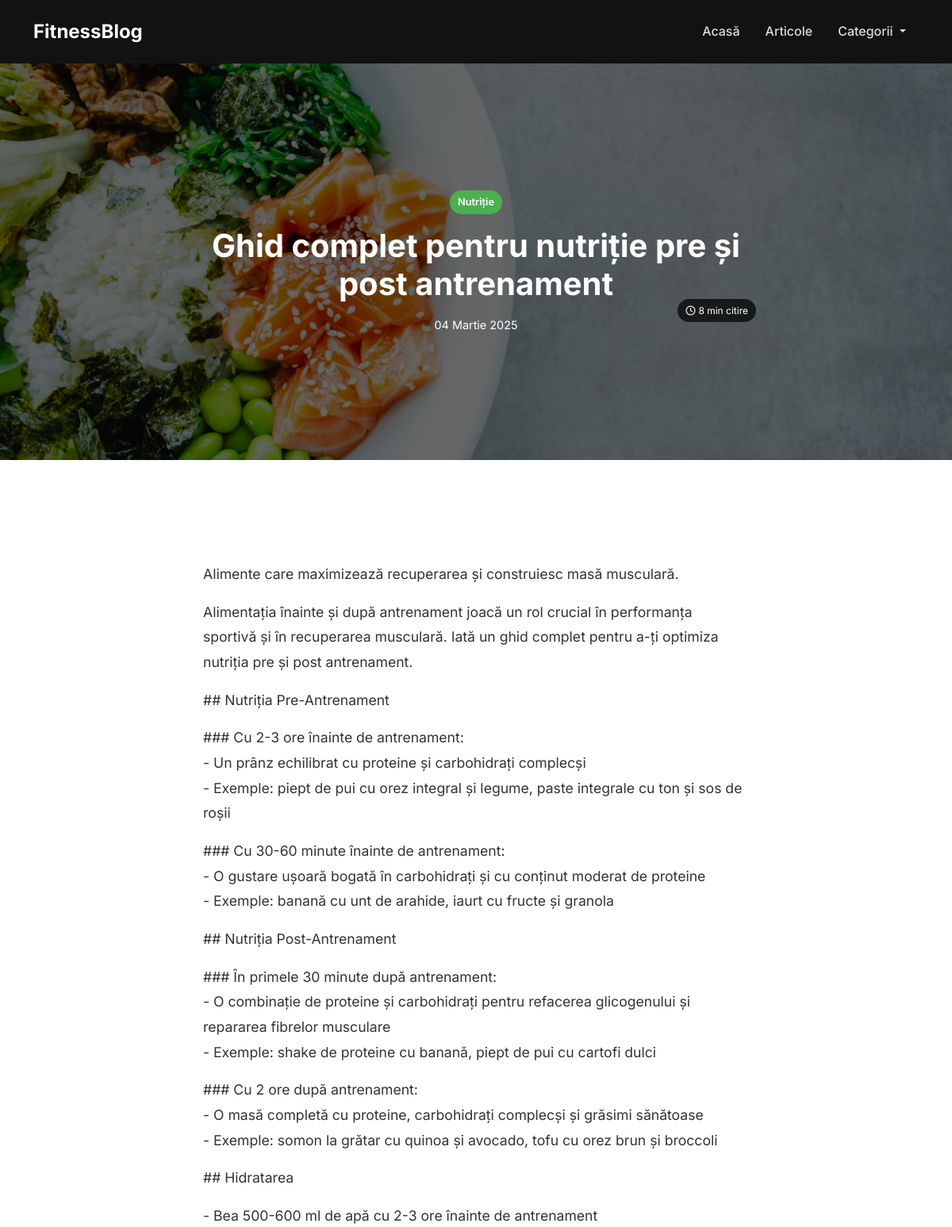
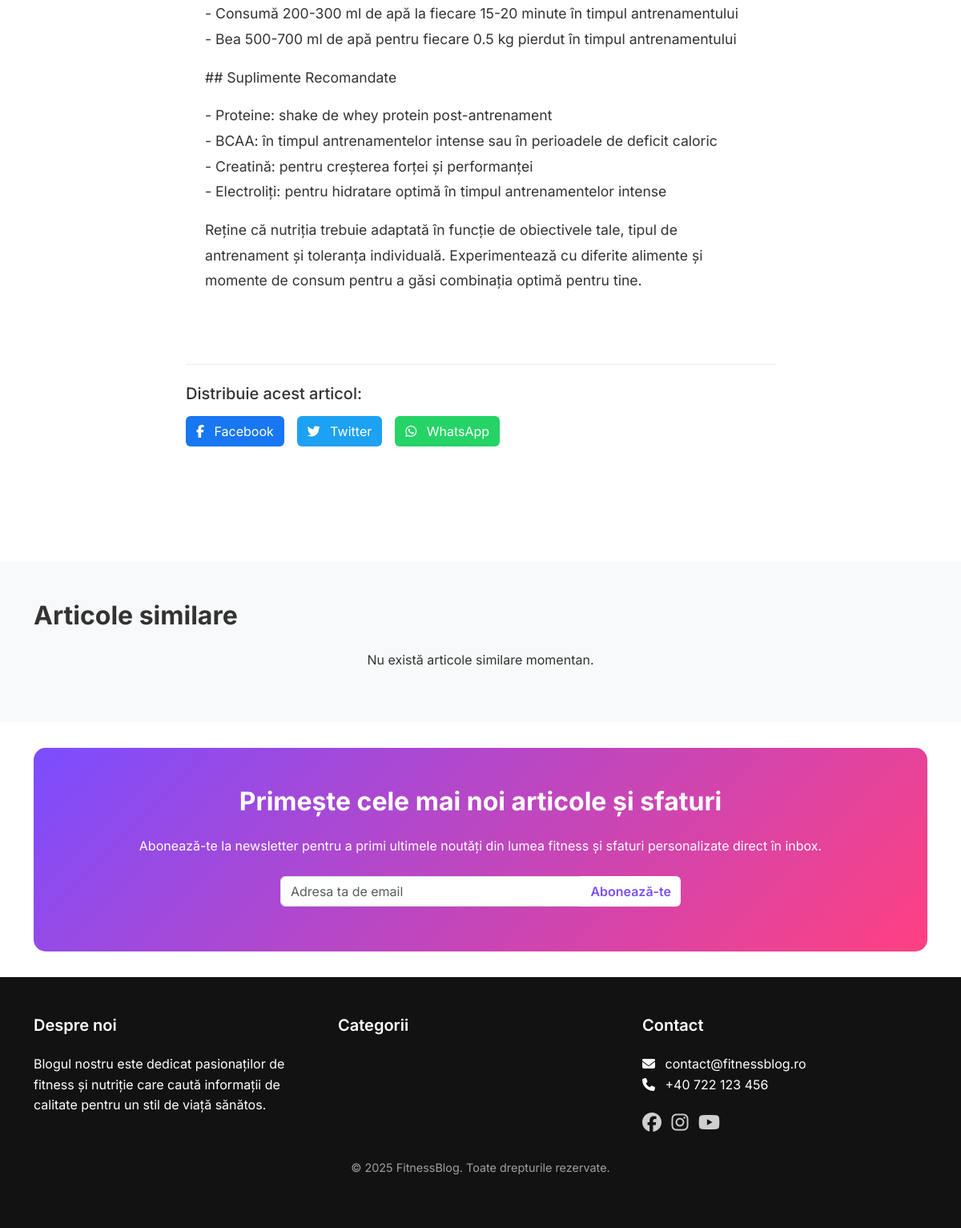
The page /articol/ghid-complet-pentru-nutritie-pre-si-post-antrenament/ on the database its author committed (2 pictures, top to bottom).
### blog/models.py (models this page shows, shortened)
class Article(models.Model):
    title = models.CharField(max_length=200)
    slug = models.SlugField(unique=True)
    content = models.TextField()
    featured_image = models.ImageField(upload_to='articles/')
    read_time = models.IntegerField(help_text="Timp de citire în minute")
    category = models.ForeignKey(Category, on_delete=models.CASCADE, related_name='articles')
    is_featured = models.BooleanField(default=False)
    created_at = models.DateTimeField(auto_now_add=True)
    updated_at = models.DateTimeField(auto_now=True)

class Category(models.Model):
    name = models.CharField(max_length=100)
    icon = models.CharField(max_length=50, blank=True, null=True)
    slug = models.SlugField(unique=True)
    description = models.TextField(blank=True, null=True)
    class Meta:
        verbose_name_plural = 'Categories'

### blog/views.py (the view)
# urls.py: path('articol/<slug:slug>/', views.article_detail, name='article_detail'),
def article_detail(request, slug):
    article = get_object_or_404(Article, slug=slug)
    related_articles = Article.objects.filter(category=article.category).exclude(id=article.id).order_by('-created_at')[:3]
    adsense_locations = {
        ad.name: ad.ad_code for ad in AdSenseLocation.objects.filter(is_active=True)
    }
    context = {
        'article': article,
        'related_articles': related_articles,
        'adsense_locations': adsense_locations,
    }
    return render(request, 'blog/article_detail.html', context)

### templates/blog/article_detail.html (shortened to what this page needs)
{% extends 'blog/base.html' %}
{% load static %}
{% block content %}
<div class="article-detail-container">
    <div class="article-header" style="background-image: url('{{ article.featured_image.url }}');">
        <div class="container">
            <div class="row">
                <div class="col-lg-8 mx-auto">
                    <div class="article-header-content text-center">
                        <span class="article-category {{ article.category.slug }}">{{ article.category.name }}</span>
                        <h1 class="article-title">{{ article.title }}</h1>
                        <div class="article-meta">
                            <span class="article-date">{{ article.created_at|date:"d F Y" }}</span>
                            <span class="article-time"><i class="far fa-clock me-1"></i>{{ article.read_time }} min citire</span>
                        </div>
                    </div>
                </div>
            </div>
        </div>
    </div>
    <div class="article-content-section py-5">
        <div class="container">
            <div class="row">
                <div class="col-lg-8 mx-auto">
                    <div class="article-content">
                        {{ article.content|safe|linebreaks }}
                    </div>
                    <div class="article-share mt-5">
                        <h5>Distribuie acest articol:</h5>
                        <div class="share-buttons">
                            <a href="https://www.facebook.com/sharer/sharer.php?u={{ request.build_absolute_uri }}" target="_blank" class="btn btn-facebook">
                                <i class="fab fa-facebook-f me-2"></i> Facebook
                            </a>
                            <a href="https://twitter.com/intent/tweet?url={{ request.build_absolute_uri }}&text={{ article.title }}" target="_blank" class="btn btn-twitter">
                                <i class="fab fa-twitter me-2"></i> Twitter
                            </a>
                            <a href="https://api.whatsapp.com/send?text={{ article.title }} {{ request.build_absolute_uri }}" target="_blank" class="btn btn-whatsapp">
                                <i class="fab fa-whatsapp me-2"></i> WhatsApp
                            </a>
                        </div>
                    </div>
                </div>
            </div>
        </div>
    </div>
    <div class="related-articles-section py-5 bg-light">
        <div class="container">
            <h2 class="section-title mb-4">Articole similare</h2>
            <div class="row">
                {% for related in related_articles %}
                <div class="col-md-4 mb-4">
                    <div class="article-card">
                        <div class="article-img">
                            <img src="{{ related.featured_image.url }}" alt="{{ related.title }}">
                            <div class="article-category {{ related.category.slug }}">{{ related.category.name }}</div>
                            <div class="article-time">{{ related.read_time }} min citire</div>
                        </div>
                        <div class="article-content">
                            <h3 class="article-title"><a href="{% url 'blog:article_detail' related.slug %}">{{ related.title }}</a></h3>
                            <p class="article-excerpt">{{ related.content|truncatechars:100 }}</p>
                            <a href="{% url 'blog:article_detail' related.slug %}" class="read-more">Citește mai mult <i class="fas fa-arrow-right ms-1"></i></a>
                        </div>
                    </div>
                </div>
                {% empty %}
                <div class="col-12 text-center">
                    <p>Nu există articole similare momentan.</p>
                </div>
                {% endfor %}
            </div>
        </div>
    </div>
</div>
{% endblock %}

### static/css/styles.css (style rules this page uses)
:root { --primary-color: #7c4dff; --primary-hover: #6a3ff5; --secondary-color: #ff4081; --secondary-hover: #f50057; --text-color: #333; --light-text: #fff; --dark-bg: #121212; --light-bg: #f9f9f9; --gray-color: #6c757d; --border-color: #e9ecef; --antrenament-color: #ff5722; --nutritie-color: #4caf50; --lifestyle-color: #2196f3; }
body { font-family: 'Inter', sans-serif; color: var(--text-color); line-height: 1.6; background-color: #fff; }
a { color: var(--primary-color); text-decoration: none; transition: all 0.3s ease; }
.section-title { font-weight: 700; margin-bottom: 1.5rem; }
.article-category { position: absolute; top: 15px; left: 15px; background-color: var(--primary-color); color: white; padding: 5px 10px; border-radius: 20px; font-size: 0.8rem; font-weight: 600; }
.article-category.nutritie { background-color: var(--nutritie-color); }
.article-time { position: absolute; bottom: 15px; right: 15px; background-color: rgba(0, 0, 0, 0.7); color: white; padding: 5px 10px; border-radius: 20px; font-size: 0.75rem; }
.article-content { padding: 1.5rem; flex: 1; display: flex; flex-direction: column; }
.article-title { font-size: 1.2rem; font-weight: 700; margin-bottom: 0.75rem; }
.article-header { height: 500px; background-size: cover; background-position: center; position: relative; color: white; display: flex; align-items: center; }
.article-header::before { content: ''; position: absolute; top: 0; left: 0; width: 100%; height: 100%; background: rgba(0, 0, 0, 0.6); }
.article-header-content { position: relative; z-index: 1; }
.article-header .article-category { position: relative; top: auto; left: auto; display: inline-block; margin-bottom: 1rem; }
.article-header .article-title { font-size: 2.5rem; margin-bottom: 1rem; }
.article-meta { display: flex; justify-content: center; gap: 2rem; font-size: 0.9rem; }
.article-content-section { background-color: white; }
.article-content { font-size: 1.1rem; line-height: 1.8; }
.article-share { border-top: 1px solid var(--border-color); padding-top: 1.5rem; }
.share-buttons { display: flex; gap: 1rem; margin-top: 1rem; }
.btn-facebook { background-color: #1877f2; color: white; }
.btn-twitter { background-color: #1da1f2; color: white; }
.btn-whatsapp { background-color: #25d366; color: white; }
.related-articles-section { background-color: var(--light-bg); }

### rows shown on the page
Article: featured_image (placeholder picture), category.name "Nutriție", title "Ghid complet pentru nutriție pre și post antrenament", created_at "04 Martie 2025", read_time "8", content "Alimente care maximizează recuperarea și construiesc masă musculară. Alimentația înainte și după antrenament joacă un rol crucial în performanța sportivă și în recuperarea musculară. Iată un ghid complet pentru a-ți optimiza nutriția pre și post antrenament. ## Nutriția Pre-Antrenament ### Cu 2-3 ore înainte de antrenament: - Un prânz echilibrat cu proteine și carbohidrați complecși - Exemple: piept de pui cu orez integral și legume, paste integrale cu ton și sos de roșii ### Cu 30-60 minute înainte de antrenament: - O gustare ușoară bogată în carbohidrați și cu conținut moderat de proteine - Exemple: banană cu unt de arahide, iaurt cu fructe și granola ## Nutriția Post-Antrenament ### În…"
